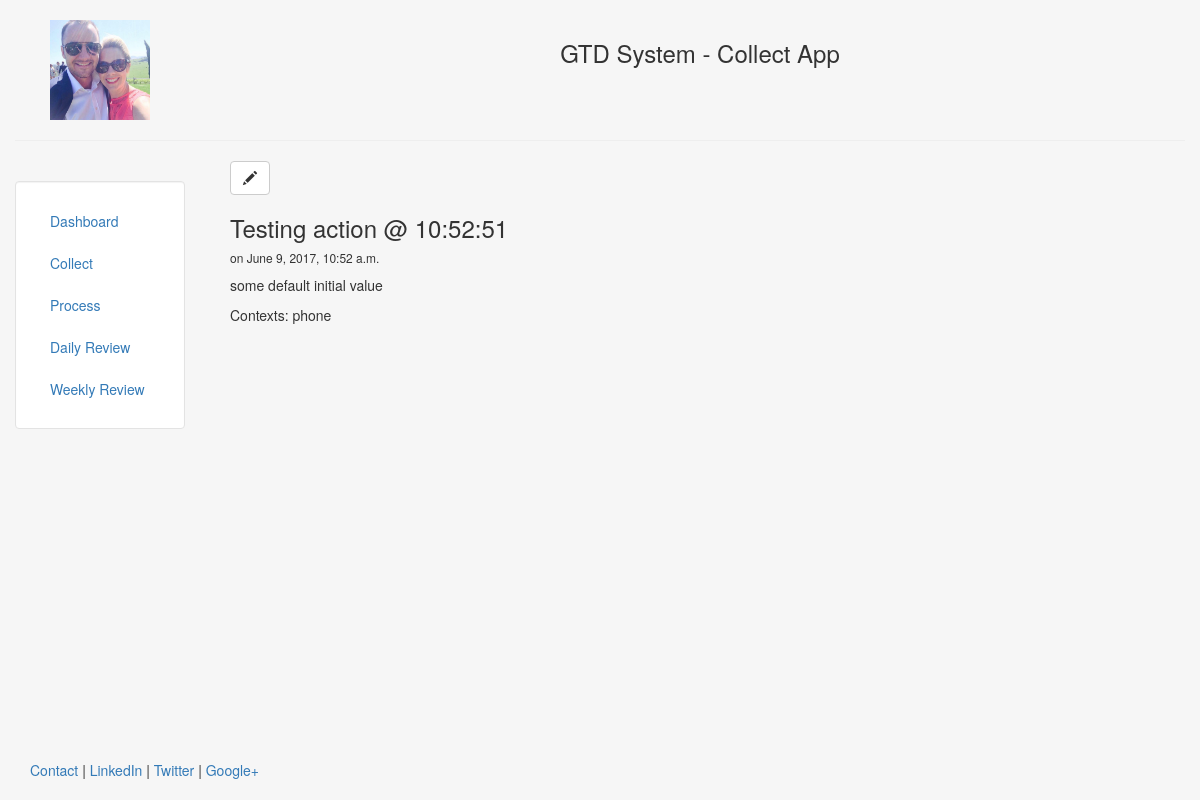
/process/41, run on the app's committed database.
### doGTDProcess/models.py (models this page shows, shortened)
class Action(models.Model):
    ACTION_STATUS = (
        (0, 'Open'),
        (1, 'In-progress'),
        (2, 'Closed'),
        (3, 'Deferred'),
        (4, 'Delegated'),
        (5, 'Pending'),
        (6, 'On Hold'),
        (9, 'Cancelled'),
    )
    HORIZON = (
        (0, 'Ground'),
        (1, 'Level 1'),
        (2, 'Level 2'),
        (3,  'Level 3'),
        (4, 'Level 4'),
        (5, 'Level 5'),
    )
    title = models.CharField(max_length=140)
    description = models.TextField(blank=True)
    oneNoteReference = models.URLField(blank=True)
    outlookReference = models.URLField(blank=True)
    date = models.DateTimeField()
    dateModified = models.DateTimeField(auto_now=True, auto_now_add=False)
    source = models.CharField(max_length=100, blank=True)
    status = models.IntegerField(choices=ACTION_STATUS, default=0)
    tags = models.ManyToManyField(Tag, blank=True)
    context = models.TextField(default="", help_text="Comma seperated list of contexts")
    contexts = models.ManyToManyField(Context, blank=True)
    lists = models.ManyToManyField(List, blank=True)
    project = models.ManyToManyField(Project, blank=True)
    horizon = models.IntegerField(choices=HORIZON, default=0)
    delegatedTo = models.CharField(max_length=100, blank=True)

### doGTDProcess/templates/doGTDProcess/action_detail.html
{% extends "doGTDCollect/header.html" %}
{% block content %}
    <a class="btn btn-default" href="{% url 'action_edit' pk=action.pk %}"><span class="glyphicon glyphicon-pencil"></span></a>
    <h3>{{action.title}}</h3>
    <h6>on {{action.date}}</h6>
    {{action.description|safe|linebreaks}}
    Contexts: {{ action.context }}
{% endblock %}

### doGTDCollect/templates/doGTDCollect/header.html (style rules this page uses)
html, body { height:100% }

### data on the page
Action: title "Testing action @ 10:52:51", date "June 9, 2017, 10:52 a.m.", description "some default initial value", context "phone"
